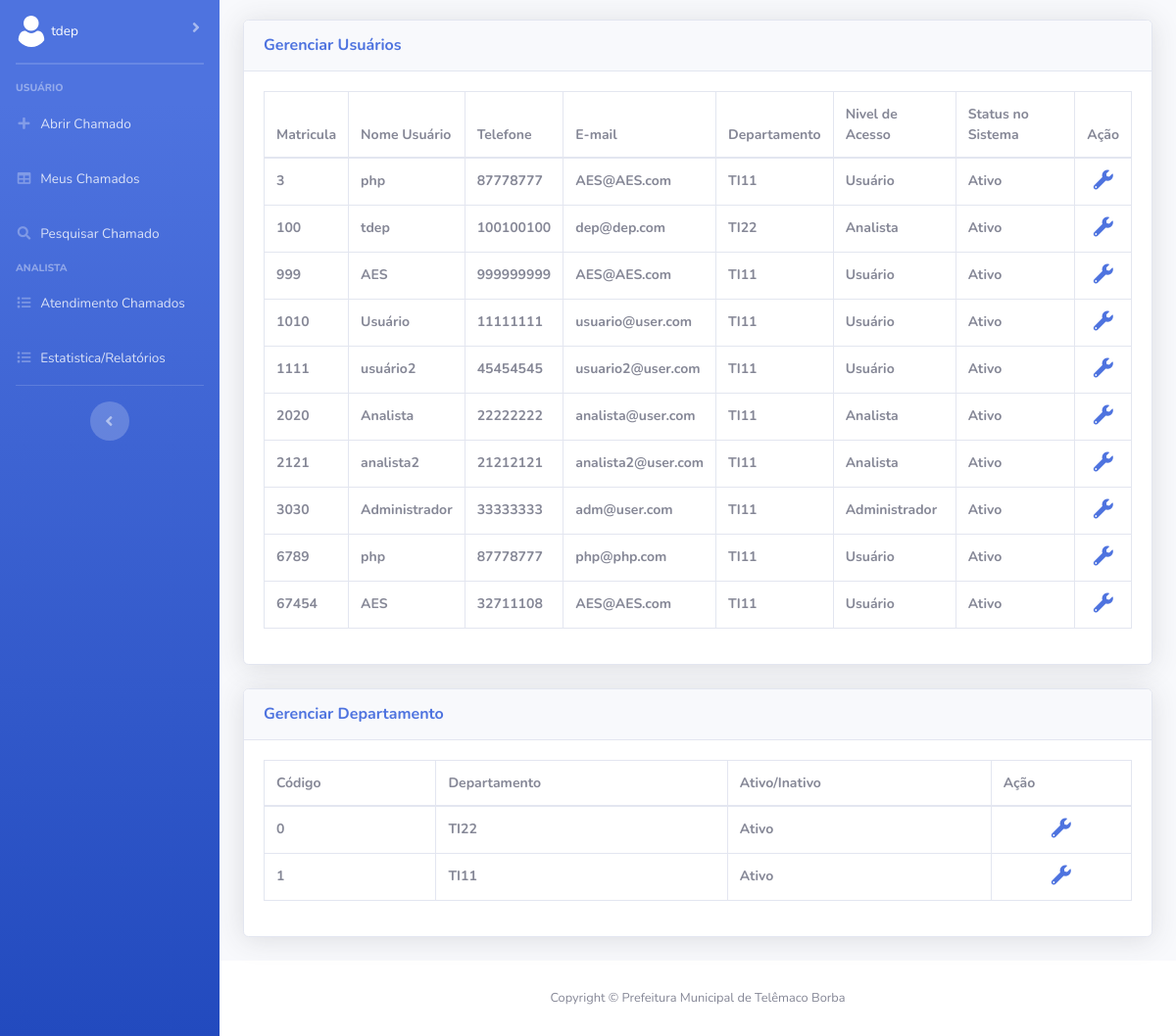
Page /Frontend/gerenciarUsuarios.php (signed in) on the earlier database version.
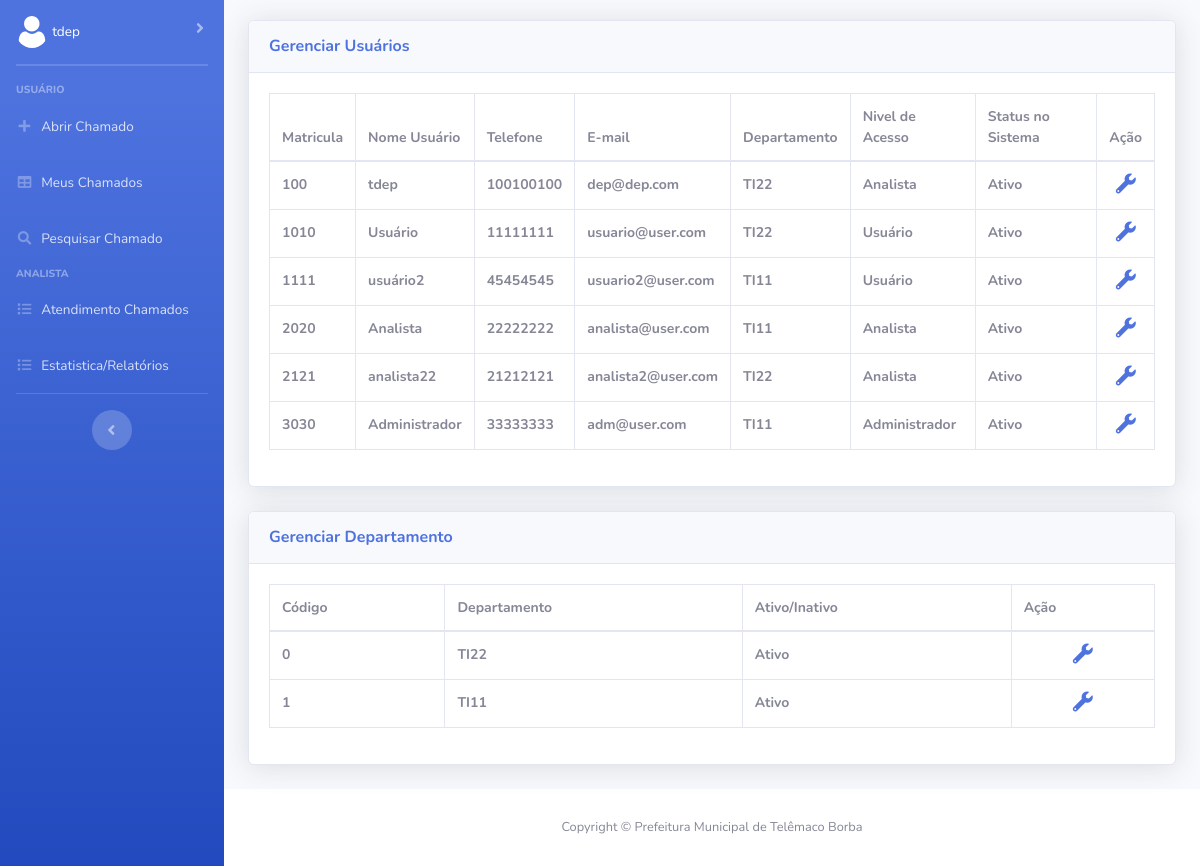
Same page on the later database version.
### tables this page shows
CREATE TABLE IF NOT EXISTS `usuarios` (
  `matricula` int NOT NULL,
  `nome` varchar(45) NOT NULL,
  `telefone` varchar(45) NOT NULL,
  `email` varchar(45) NOT NULL,
  `departamento` varchar(45) NOT NULL,
  `senha` varchar(255) NOT NULL,
  `chave` varchar(300) NOT NULL,
  `nivel` int NOT NULL,
  `ativo` int NOT NULL,
  PRIMARY KEY (`matricula`),
  KEY `fk_cod_departamento` (`departamento`)
);

CREATE TABLE IF NOT EXISTS `departamento` (
  `cod_departamento` int NOT NULL AUTO_INCREMENT,
  `nome_departamento` varchar(45) NOT NULL,
  `ativo` int NOT NULL,
  PRIMARY KEY (`cod_departamento`)
);

### Frontend/gerenciarUsuarios.php (the view, shortened to what this page needs)
<?php
    if(isset($_SESSION['usuario']) && is_array($_SESSION['usuario'])) {
        $nivel = $_SESSION['usuario'][1];
        $nome_usuario = $_SESSION['usuario'][2];
    } else {
        header("location: ../index.php");
    }
?>
<!DOCTYPE html>
<html lang="pt-br">
<head>
    <link href="vendor/fontawesome-free/css/all.min.css" rel="stylesheet" type="text/css">
    <link href="css/sb-admin-2.min.css" rel="stylesheet">
    <link href="vendor/datatables/dataTables.bootstrap4.min.css" rel="stylesheet">
</head>
<body id="page-top">
    <div id="wrapper">
        <?php include 'navbar.php'; ?>
        <div id="content-wrapper" class="d-flex flex-column">
            <div id="content">
                <div class="container-fluid" style="margin-top: 2%;">
                    <div class="card shadow mb-4">
                        <div class="card-header py-3">
                            <h6 class="m-0 font-weight-bold text-primary">Gerenciar Usuários</h6>
                        </div>
                        <div class="card-body">
                            <div class="table-responsive">
                                <table class="table table-bordered" id="dataTableUsuario" width="100%" cellspacing="0" style='font-size: 14px;'>
                                    <thead>
                                        <tr>
                                            <th>Matricula</th>
                                            <th>Nome Usuário</th>
                                            <th>Telefone</th>
                                            <th>E-mail</th>
                                            <th>Departamento</th>
                                            <th>Nivel de Acesso</th>
                                            <th>Status no Sistema</th>
                                            <th>Ação</th>
                                        </tr>
                                    </thead>
                    <?php
                        include '../Backend/conexao.php';
                        $query = $conn->query("SELECT * FROM usuarios INNER JOIN departamento ON departamento.cod_departamento = usuarios.departamento");
                    echo "<tbody>";
                        foreach($query->fetchAll(PDO::FETCH_ASSOC) as $dados) {
                            echo "<tr>";
                            echo "<th>".$dados['matricula']."</th>";
                            echo "<th>".$dados['nome']."</th>";
                            echo "<th>".$dados['telefone']."</th>";
                            echo "<th>".$dados['email']."</th>";
                            echo "<th>".$dados['nome_departamento']."</th>";
                            if($dados['nivel'] == 0) {echo "<th>Usuário</th>";} else if($dados['nivel'] == 1) {echo "<th>Analista</th>";} else {echo "<th>Administrador</th>";}
                            if($dados['ativo'] == 1) {echo "<th>Ativo</th>";} else {echo "<th>Inativo</th>";}
                            echo "<th style='text-align: center'><a href=verUsuario.php?matricula_up=".$dados['matricula']."<i class='fas fa-fw fa-wrench' style='font-size: 20px;' title='Editar'></i></a>";
                            echo "</tr>";
                        }
                    ?>
                    </tbody>
                                </table>
                            </div>
                        </div>
                    </div>
                </div>
                <div class="container-fluid">
                    <div class="card shadow mb-4">
                        <div class="card-header py-3">
                            <h6 class="m-0 font-weight-bold text-primary">Gerenciar Departamento</h6>
                        </div>
                        <div class="card-body">
                            <div class="table-responsive">
                                <table class="table table-bordered" id="dataTableDepartamento" width="100%" cellspacing="0" style='font-size: 14px;'>
                                    <thead>
                                        <tr>
                                            <th>Código</th>
                                            <th>Departamento</th>
                                            <th>Ativo/Inativo</th>
                                            <th>Ação</th>
                                        </tr>
                                    </thead>
                    <?php
                        include '../Backend/conexao.php';
                        $query = $conn->query("SELECT * FROM departamento");
                    echo "<tbody>";
                        foreach($query->fetchAll(PDO::FETCH_ASSOC) as $dados) {
                            echo "<tr>";
                                echo "<th>".$dados['cod_departamento']."</th>";
                                echo "<th>".$dados['nome_departamento']."</th>";
                                if($dados['ativo'] == 1) {echo "<th>Ativo</th>";} else {echo "<th>Inativo</th>";}
                                echo "<th style='text-align: center'><a href=verDepartamento.php?departamento_up=".$dados['cod_departamento']."<i class='fas fa-fw fa-wrench' style='font-size: 20px;' title='Editar'></i></a>";
                        }
                    ?>
                    </tbody>
                                </table>
                            </div>
                        </div>
                    </div>
                </div>
            </div>
            <?php include 'footer.php'; ?>
        </div>
    </div>
</body>
</html>

### Frontend/navbar.php (shortened to what this page needs)
<ul class="navbar-nav bg-gradient-primary sidebar sidebar-dark accordion" id="accordionSidebar">
<li class="nav-item">
    <a class="nav-link collapsed" href="#" data-toggle="collapse" data-target="#collapsePagesUser"
        aria-expanded="true" aria-controls="collapsePages">
        <img class="img-profile rounded-circle" src="img/do-utilizador.png">
        <span class="mr-2 d-none d-lg-inline text-light-600 small"><?php echo $nome_usuario; ?></span>
    </a>
</li>
<hr class="sidebar-divider my-0">
<hr class="sidebar-divider">
<div class="sidebar-heading">USUÁRIO</div>
<li class="nav-item" id="abrirChamado">
    <a class="nav-link" href="abrirChamado.php">
        <i class="fas fa-fw fa-plus"></i>
        <span>Abrir Chamado</span></a>
</li>
<li class="nav-item" id="meusChamado">
    <a class="nav-link" href="listaChamadoUsuario.php">
        <i class="fas fa-fw fa-table"></i>
        <span>Meus Chamados</span></a>
</li>
<li class="nav-item" id="pesquisarChamado">
    <a class="nav-link collapsed" href="pesquisarChamado.php">
        <i class="fas fa-fw fa-search"></i>
        <span>Pesquisar Chamado</span>
    </a>
</li>
<?php if($nivel == 1 || $nivel == 2) { ?>
<div class="sidebar-heading">ANALISTA</div>
<li class="nav-item" id="atenderChamado">
    <a class="nav-link collapsed" href="listaChamadoAnalista.php">
        <i class="fas fa-fw fa-list"></i>
        <span>Atendimento Chamados</span>
    </a>
</li>
<li class="nav-item" id="estatistica">
    <a class="nav-link collapsed" href="estatisticaRelatorios.php">
        <i class="fas fa-fw fa-list"></i>
        <span>Estatistica/Relatórios</span>
    </a>
</li>
<?php } if($nivel == 2) { ?>
<div class="sidebar-heading">
    ADMINISTRADOR
</div>
<li class="nav-item" id="gerenciarUsuarios">
    <a class="nav-link collapsed" href="gerenciarUsuarios.php">
        <i class="fas fa-fw fa-user"></i>
        <span>Gerenciar Usuários</span>
    </a>
</li>
<li class="nav-item" id="adicionarOpcoes">
    <a class="nav-link collapsed" href="#" data-toggle="collapse" data-target="#collapsePages"
        aria-expanded="true" aria-controls="collapsePages">
        <i class="fas fa-fw fa-plus"></i>
        <span>Adicionar Opções</span>
    </a>
    <div id="collapsePages" class="collapse" aria-labelledby="headingPages" data-parent="#accordionSidebar">
        <div class="bg-white py-2 collapse-inner rounded">
            <h6 class="collapse-header">ABERTURA DE CHAMADOS</h6>
            <a class="collapse-item" href="adicionarTipo.php">Adicionar Tipo</a>
            <a class="collapse-item" href="adicionarCategoria.php">Adicionar Categoria</a>
            <a class="collapse-item" href="adicionarSubCat.php">Adicionar Sub Categoria</a>
            <a class="collapse-item" href="adicionarItem.php">Adicionar Item</a>
            <div class="collapse-divider"></div>
            <h6 class="collapse-header">ATENDIMENTO</h6>
            <a class="collapse-item" href="adicionarStatus.php">Adicionar Status</a>
            <a class="collapse-item" href="adicionarPrioridade.php">Adicionar Prioridade</a>
            <a class="collapse-item" href="adicionarTipoAtendimento.php">Adicionar Tipo Atendimento</a>
            <div class="collapse-divider"></div>
            <h6 class="collapse-header">DEPARTAMENTO</h6>
            <a class="collapse-item" href="adicionarDepartamento.php">Adicionar Departamento</a>
        </div>
    </div>
</li>
<li class="nav-item" id="gerenciarAbertura">
    <a class="nav-link collapsed" href="gerenciarAberturaChamados.php">
        <i class="fas fa-fw fa-list"></i>
        <span>Gerenciar Abertura</span>
    </a>
</li>
<li class="nav-item" id="sistemaChamados">
    <a class="nav-link collapsed" href="gerenciarSistemaChamados.php">
        <i class="fas fa-fw fa-list"></i>
        <span>Sistema de Chamados</span>
    </a>
</li>
<?php } ?>
<hr class="sidebar-divider d-none d-md-block">
<div class="text-center d-none d-md-inline">
    <button class="rounded-circle border-0" id="sidebarToggle"></button>
</div>
</ul>

### Frontend/footer.php
<footer class="sticky-footer bg-white">
    <div class="container my-auto">
        <div class="copyright text-center my-auto">
            <span>Copyright &copy; Prefeitura Municipal de Telêmaco Borba</span>
        </div>
    </div>
</footer>

Differences in the rows shown:
removed usuarios: matricula "3", nome "php", telefone "87778777", email "AES@AES.com", departamento.nome_departamento "TI11", nivel "Usuário"
removed usuarios: matricula "999", nome "AES", telefone "999999999", email "AES@AES.com", departamento.nome_departamento "TI11", nivel "Usuário"
removed usuarios: matricula "6789", nome "php", telefone "87778777", email "php@php.com", departamento.nome_departamento "TI11", nivel "Usuário"
removed usuarios: matricula "67454", nome "AES", telefone "32711108", email "AES@AES.com", departamento.nome_departamento "TI11", nivel "Usuário"
changed usuarios "Usuário": departamento.nome_departamento "TI11" → "TI22"
changed usuarios "analista2@user.com": nome "analista2" → "analista22"; departamento.nome_departamento "TI11" → "TI22"
